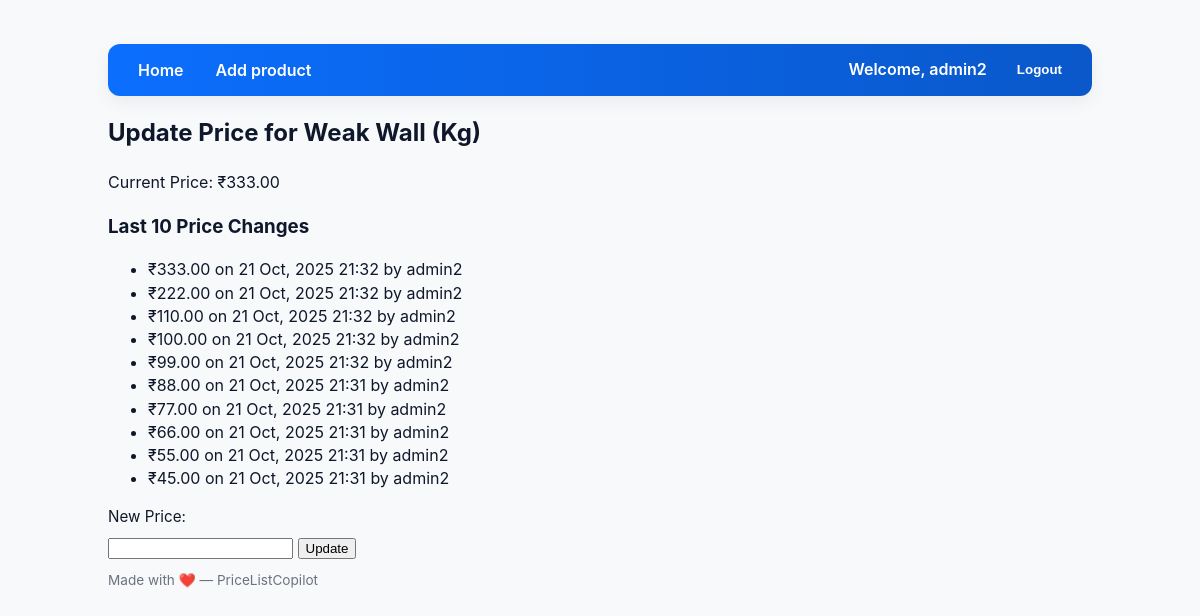
Page /update/4/ (signed in) on the committed database.
### app/models.py (models this page shows, shortened)
class Product(models.Model):
    name = models.CharField(max_length=100, unique=True)
    current_price = models.DecimalField(max_digits=10, decimal_places=2)

class PriceHistory(models.Model):
    product = models.ForeignKey(Product, on_delete=models.CASCADE, related_name='history')
    old_price = models.DecimalField(max_digits=10, decimal_places=2)
    updated_at = models.DateTimeField(auto_now_add=True)
    updated_by = models.ForeignKey(User, on_delete=models.SET_NULL, null=True, blank=True)
    class Meta:
        ordering = ['-updated_at']

### app/views.py (the view, shortened to what this page needs)
# urls.py: path('update/<int:product_id>/', views.update_price_view, name='update_price'),
@login_required
@user_passes_test(lambda u: u.is_staff)
def update_price_view(request, product_id):
    product = get_object_or_404(Product, id=product_id)
    price_history = product.history.all()[:10]
    context = {
        'product': product,
        'price_history': price_history,
        'page_title': f"Update Price: {product.name}",
    }
    return render(request, 'update_price.html', context)

### templates/update_price.html (shortened to what this page needs)
{% extends 'base.html' %}
{% block content %}
<h2>Update Price for {{ product.name }}</h2>
<p>Current Price: ₹{{ product.current_price }}</p>
<h3>Last 10 Price Changes</h3>
<ul>
    {% for change in price_history %}
        <li>₹{{ change.old_price }} on {{ change.updated_at|date:"d M, Y H:i" }} by {{ change.updated_by.username }}</li>
    {% empty %}
        <li>No history available.</li>
    {% endfor %}
</ul>
<form method="post">
    <label for="new_price">New Price:</label>
    <input type="number" step="0.01" name="new_price" required>
    <button type="submit">Update</button>
</form>
{% endblock %}

### templates/base.html (shortened to what this page needs)
{% load static %}
<!DOCTYPE html>
<html lang="en">
<head>
  <link rel="stylesheet" href="{% static 'css/styles.css' %}">
</head>
<body>
  <div class="container">
    <header>
      <nav>
        <div class="nav-left">
          <a class="nav-link" href="{% url 'price_list' %}">Home</a>
          {% if user.is_authenticated and user.is_staff %}
            <a class="nav-link" href="{% url 'create_product' %}">Add product</a>
          {% endif %}
        </div>
        <div class="nav-right">
          {% if user.is_authenticated %}
            <span style="color:white; font-weight:600;">Welcome, {{ user.username }}</span>
            <form method="post" action="{% url 'logout' %}" style="display:inline; margin-left:8px;">
              <button class="nav-link" type="submit">Logout</button>
            </form>
          {% else %}
            <a class="nav-link" href="{% url 'login' %}">Login</a>
          {% endif %}
        </div>
      </nav>
    </header>
    <main>
      {% block content %}{% endblock %}
      <div class="footer-note">Made with ❤️ — PriceListCopilot</div>
    </main>
  </div>
</body>
</html>

### static/css/styles.css (style rules this page uses)
:root { --bg:#f7f9fb; --card:#ffffff; --muted:#6b7280; --accent:#0b6efd; --danger:#e11d48; --success:#059669; --radius:8px; --shadow: 0 6px 18px rgba(15,23,42,0.06); --max-width:1024px; --gap:16px; font-family: Inter, system-ui, -apple-system, "Segoe UI", Roboto, "Helvetica Neue", Arial; color-scheme: light; }
* { box-sizing:border-box }
html,body { height:100% }
body { margin:0; background:var(--bg); color:#0f172a; -webkit-font-smoothing:antialiased; -moz-osx-font-smoothing:grayscale; line-height:1.45; padding:24px; }
.container { max-width:var(--max-width); margin:0 auto; padding:20px; }
header nav { display:flex; align-items:center; justify-content:space-between; background:linear-gradient(90deg,#0b6efd 0%, #0a58ca 100%); color:white; padding:12px 20px; border-radius:12px; box-shadow:var(--shadow); }
.nav-left, .nav-right { display:flex; align-items:center; gap:12px; }
.nav-link { color:white; text-decoration:none; font-weight:600; padding:6px 10px; border-radius:6px; display:inline-flex; align-items:center; gap:6px; background: transparent; border: 0; cursor: pointer; line-height:1; }
form label { display:block; margin-bottom:8px; font-size:0.95rem; color:#111827; }
.footer-note { color:var(--muted); font-size:0.85rem; margin-top:12px; }

### rows in the picture
Product: name "Weak Wall (Kg)", current_price "333.00"
PriceHistory: old_price "333.00", updated_at "21 Oct, 2025 21:32", updated_by.username "admin2"
PriceHistory: old_price "222.00", updated_at "21 Oct, 2025 21:32", updated_by.username "admin2"
PriceHistory: old_price "110.00", updated_at "21 Oct, 2025 21:32", updated_by.username "admin2"
PriceHistory: old_price "100.00", updated_at "21 Oct, 2025 21:32", updated_by.username "admin2"
PriceHistory: old_price "99.00", updated_at "21 Oct, 2025 21:32", updated_by.username "admin2"
PriceHistory: old_price "88.00", updated_at "21 Oct, 2025 21:31", updated_by.username "admin2"
PriceHistory: old_price "77.00", updated_at "21 Oct, 2025 21:31", updated_by.username "admin2"
PriceHistory: old_price "66.00", updated_at "21 Oct, 2025 21:31", updated_by.username "admin2"
PriceHistory: old_price "55.00", updated_at "21 Oct, 2025 21:31", updated_by.username "admin2"
PriceHistory: old_price "45.00", updated_at "21 Oct, 2025 21:31", updated_by.username "admin2"

### other values in the picture
{{ user.username }} "admin2"
